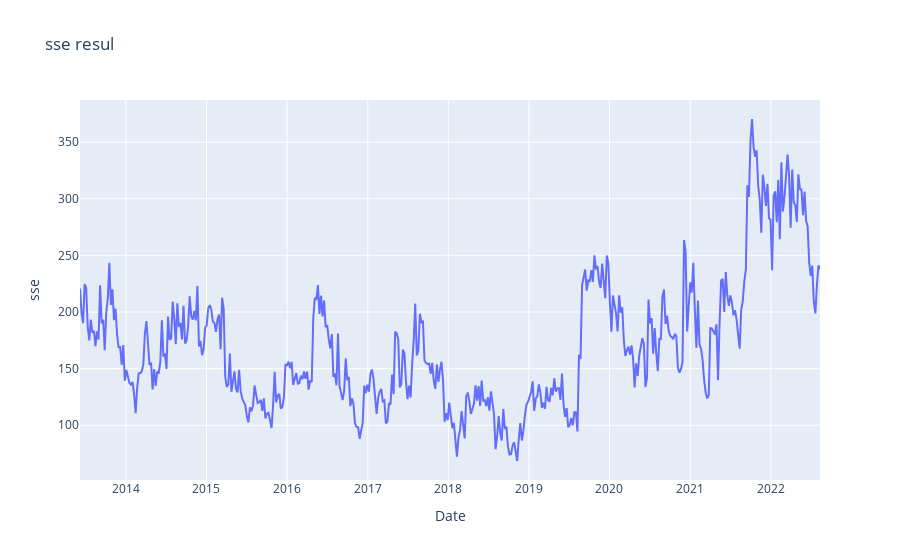

The cell this chart's notebook holds for it:
### Code cell
fig = go.Figure()
fig.add_trace(go.Scatter(x = date_list[700:700+len(np_total_sse_result)],y=np_total_sse_result, name='sse result'))
fig.update_layout(title='sse resul',
            xaxis_title='Date',
            yaxis_title='sse')
fig.show()

### Figure 1 — Plotly figure (JSON) as saved in the notebook; plotly's stock layout.template omitted (floating-point values rounded to 4 significant figures; data arrays with more than 128 entries replaced by an {"elided": "..."} marker saying what was removed)
{"data": [{"name": "sse result", "type": "scatter", "x": {"elided": "480 str values"}, "y": {"elided": "480 float values"}}], "layout": {"title": {"text": "sse resul"}, "xaxis": {"title": {"text": "Date"}}, "yaxis": {"title": {"text": "sse"}}}}
